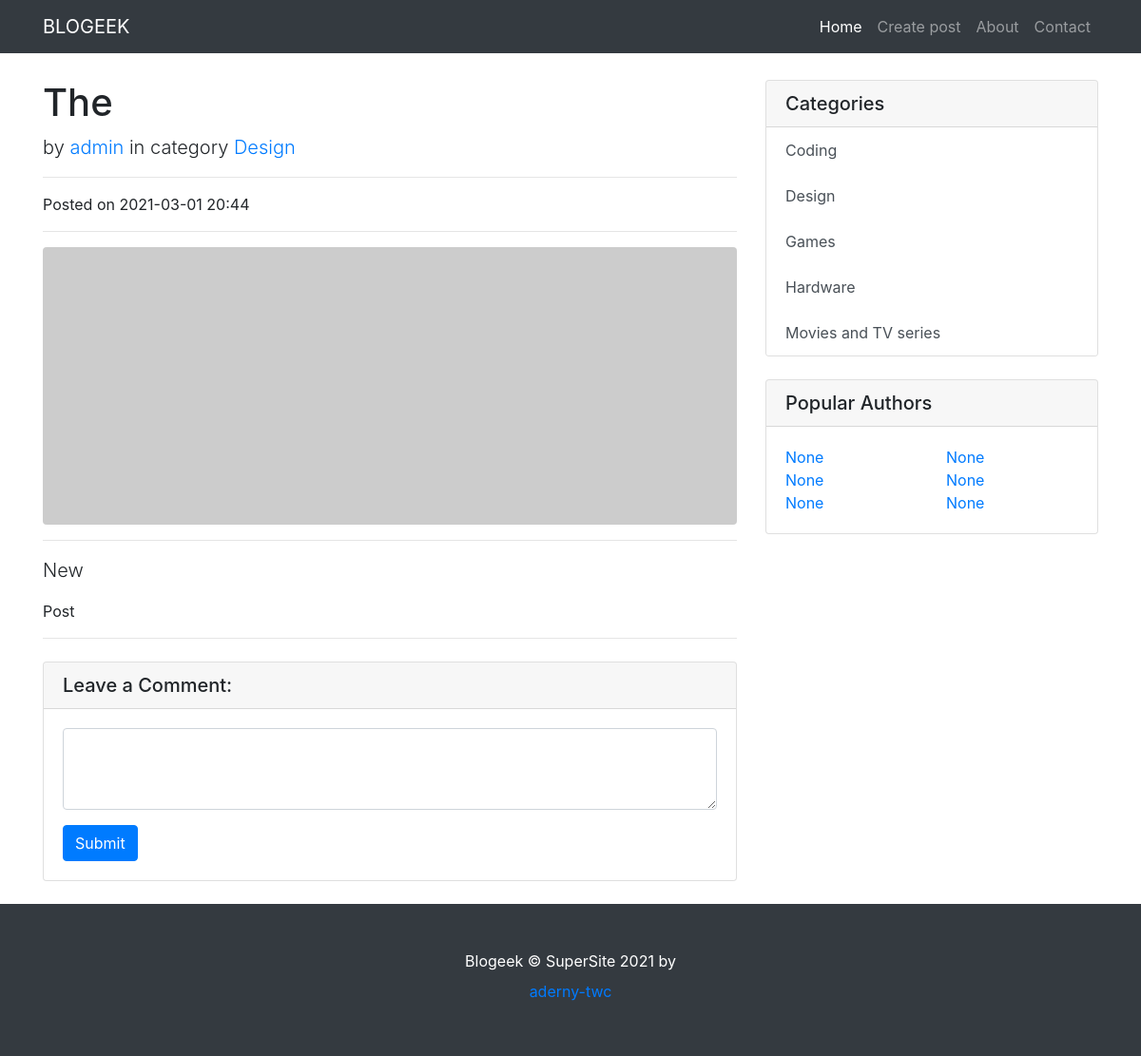
The app's page /posts/11/ with its own data.
### blogeek/models.py (models this page shows, shortened)
class BlogPosts(models.Model):
    title = models.CharField(max_length=150, verbose_name='Title')
    description = models.CharField(max_length=600, verbose_name='Description')
    content = models.TextField(blank=True, verbose_name='content')
    created_at = models.DateTimeField(auto_now_add=True, verbose_name='Created at')
    updated_at = models.DateTimeField(auto_now=True, verbose_name='Updated at')
    photo = models.ImageField(upload_to='photos/%Y/%m/%d/', verbose_name='Photo', blank=True)
    is_published = models.BooleanField(default=True, verbose_name='Is published')
    views = models.IntegerField(default=0)
    category = models.ForeignKey('Category', on_delete=models.PROTECT, verbose_name='Category')
    user = models.ForeignKey(User, verbose_name="Автор", on_delete=models.CASCADE)
    class Meta:
        verbose_name = 'Статья'
        verbose_name_plural = 'Статьи'
        ordering = ['-created_at']

class Category(models.Model):
    title = models.CharField(max_length=150, db_index=True, verbose_name='Категория')
    description = models.CharField(max_length=200)
    class Meta:
        verbose_name = 'Категория'
        verbose_name_plural = 'Категории'
        ordering = ['title']
    def get_absolute_url(self):
        return reverse('category', kwargs={"category_id": self.pk})
    def __str__(self):
        return self.title

### blogeek/views.py (the view)
# urls.py: path('posts/<int:pk>/', ViewBlogPosts.as_view(), name='view_blogposts'),
class ViewBlogPosts(DetailView):
    model = BlogPosts
    template_name = 'blogeek/view_blogposts.html'
    context_object_name = 'blogposts_item'

### blogeek/templatetags/blogposts_tags.py (called while the page is built)
@register.simple_tag()
def get_categories():
    return Category.objects.all()

### blogeek/templates/blogeek/view_blogposts.html (shortened to what this page needs)
{% extends 'base.html' %}
{% block content %}
<h1 class="mt-4">{{ blogposts_item.title }}</h1>
<p class="lead">
    by
    <a href="#">{{ blogposts_item.user }}</a>
    in category
    <a href="{{ blogposts_item.category.get_absolute_url }}">{{ blogposts_item.category }}</a>
</p>
<hr>
<p>Posted on {{ blogposts_item.created_at|date:"Y-m-d H:i" }}</p>
<hr>
{% if item.photo %}
<img class="img-fluid rounded" src="{{ blogposts_item.photo.url }}" width="250" alt="Card image cap">
{% else %}
<img class="img-fluid rounded" src="https://picsum.photos/750/300?random=1" alt="Card image cap">
{% endif %}
<hr>
<p class="lead">{{ blogposts_item.description }}</p>
<p>{{ blogposts_item.content }}</p>
<hr>
<div class="card my-4">
    <h5 class="card-header">Leave a Comment:</h5>
    <div class="card-body">
        <form>
            <div class="form-group">
                <textarea class="form-control" rows="3"></textarea>
            </div>
            <button type="submit" class="btn btn-primary">Submit</button>
        </form>
    </div>
</div>
{% endblock %}

### templates/inc/_sidebar.html
{% load blogposts_tags %}
{% get_categories as categories %}
<div class="card my-4">
    <h5 class="card-header">Categories</h5>
    <div class="list-group">
        {% for item in categories %}
        <a href="{{ item.get_absolute_url }}" class="list-group-item list-group-item-action" style="border:none">{{ item.title }}</a>
        {% endfor %}
    </div>
</div>
<div class="card my-4">
    <h5 class="card-header">Popular Authors</h5>
    <div class="card-body">
        <div class="row">
            <div class="col-lg-6">
                <ul class="list-unstyled mb-0">
                    <li>
                        <a href="#">None</a>
                    </li>
                    <li>
                        <a href="#">None</a>
                    </li>
                    <li>
                        <a href="#">None</a>
                    </li>
                </ul>
            </div>
            <div class="col-lg-6">
                <ul class="list-unstyled mb-0">
                    <li>
                        <a href="#">None</a>
                    </li>
                    <li>
                        <a href="#">None</a>
                    </li>
                    <li>
                        <a href="#">None</a>
                    </li>
                </ul>
            </div>
        </div>
    </div>
</div>

### records on screen
BlogPosts: title "The", user "admin", category "Design", created_at "2021-03-01 20:44", description "New", content "Post"
Category: title "Coding"
Category: title "Design"
Category: title "Games"
Category: title "Hardware"
Category: title "Movies and TV series"
